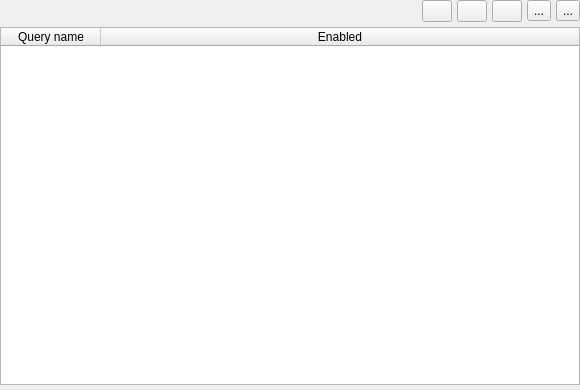
<?xml version="1.0" encoding="UTF-8"?>
<ui version="4.0">
 <class>searchCustomTable</class>
 <widget class="QWidget" name="searchCustomTable">
  <property name="geometry">
   <rect>
    <x>0</x>
    <y>0</y>
    <width>580</width>
    <height>390</height>
   </rect>
  </property>
  <property name="windowTitle">
   <string>Form</string>
  </property>
  <layout class="QVBoxLayout" name="verticalLayout">
   <property name="spacing">
    <number>0</number>
   </property>
   <property name="margin">
    <number>0</number>
   </property>
   <item>
    <layout class="QHBoxLayout" name="horizontalLayout_2">
     <property name="spacing">
      <number>5</number>
     </property>
     <property name="bottomMargin">
      <number>5</number>
     </property>
     <item>
      <spacer name="horizontalSpacer_2">
       <property name="orientation">
        <enum>Qt::Horizontal</enum>
       </property>
       <property name="sizeHint" stdset="0">
        <size>
         <width>40</width>
         <height>20</height>
        </size>
       </property>
      </spacer>
     </item>
     <item>
      <widget class="QPushButton" name="newButton">
       <property name="enabled">
        <bool>true</bool>
       </property>
       <property name="minimumSize">
        <size>
         <width>16</width>
         <height>16</height>
        </size>
       </property>
       <property name="maximumSize">
        <size>
         <width>30</width>
         <height>32</height>
        </size>
       </property>
       <property name="text">
        <string/>
       </property>
       <property name="icon">
        <iconset resource="gui.qrc">
         <normaloff>:/add.png</normaloff>:/add.png</iconset>
       </property>
       <property name="iconSize">
        <size>
         <width>16</width>
         <height>24</height>
        </size>
       </property>
      </widget>
     </item>
     <item>
      <widget class="QPushButton" name="deleteButton">
       <property name="maximumSize">
        <size>
         <width>30</width>
         <height>32</height>
        </size>
       </property>
       <property name="text">
        <string/>
       </property>
       <property name="icon">
        <iconset resource="gui.qrc">
         <normaloff>:/remove.png</normaloff>:/remove.png</iconset>
       </property>
       <property name="iconSize">
        <size>
         <width>16</width>
         <height>24</height>
        </size>
       </property>
      </widget>
     </item>
     <item>
      <widget class="QPushButton" name="editButton">
       <property name="maximumSize">
        <size>
         <width>30</width>
         <height>32</height>
        </size>
       </property>
       <property name="text">
        <string/>
       </property>
       <property name="icon">
        <iconset resource="gui.qrc">
         <normaloff>:/configure.png</normaloff>:/configure.png</iconset>
       </property>
       <property name="iconSize">
        <size>
         <width>24</width>
         <height>24</height>
        </size>
       </property>
      </widget>
     </item>
     <item>
      <widget class="QToolButton" name="saveButton">
       <property name="text">
        <string>...</string>
       </property>
       <property name="icon">
        <iconset resource="gui.qrc">
         <normaloff>:/filesave.png</normaloff>:/filesave.png</iconset>
       </property>
      </widget>
     </item>
     <item>
      <widget class="QToolButton" name="loadButton">
       <property name="text">
        <string>...</string>
       </property>
       <property name="icon">
        <iconset resource="gui.qrc">
         <normaloff>:/folder_documents_128.png</normaloff>:/folder_documents_128.png</iconset>
       </property>
      </widget>
     </item>
    </layout>
   </item>
   <item>
    <widget class="QTableWidget" name="table">
     <property name="columnCount">
      <number>2</number>
     </property>
     <attribute name="horizontalHeaderStretchLastSection">
      <bool>true</bool>
     </attribute>
     <column>
      <property name="text">
       <string>Query name</string>
      </property>
      <property name="icon">
       <iconset resource="gui.qrc">
        <normaloff>:/filter</normaloff>:/filter</iconset>
      </property>
     </column>
     <column>
      <property name="text">
       <string>Enabled</string>
      </property>
     </column>
    </widget>
   </item>
   <item>
    <layout class="QHBoxLayout" name="horizontalLayout">
     <property name="topMargin">
      <number>5</number>
     </property>
    </layout>
   </item>
  </layout>
 </widget>
 <resources>
  <include location="gui.qrc"/>
 </resources>
 <connections/>
</ui>
